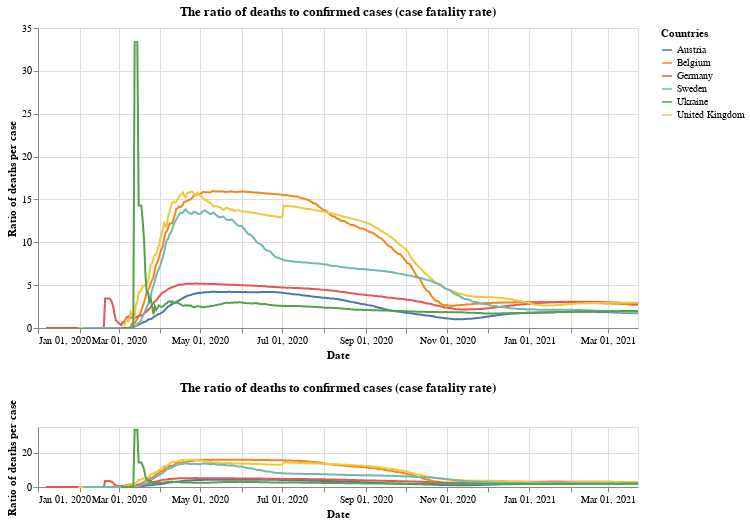

Notebook cell for this chart:
### Markdown cell above
## Case fatality rate

### Code cell
#collapse
base = alt.Chart(x_small).mark_line().encode(
    x=alt.X("yearmonthdate(date):T", axis=alt.Axis(title='Date')),
    y=alt.Y("ratio:Q", axis=alt.Axis(title='Ratio of deaths per case')),
    tooltip='id',
    color=alt.Color('id', legend=alt.Legend(title="Countries")),
opacity=alt.condition(leg_selection, alt.value(1), alt.value(0.2))
).add_selection(leg_selection).properties(title='The ratio of deaths to confirmed cases (case fatality rate)', width=600)

upper = base.encode(
    alt.X('yearmonthdate(date):T',axis=alt.Axis(title='Date'),
          scale=alt.Scale(domain=brush))
)

lower = base.properties(
    height=60
).add_selection(brush)

upper & lower

### Figure 1 — Vega-Lite specification as saved in the notebook (floating-point values rounded to 4 significant figures; data arrays with more than 128 entries replaced by an {"elided": "..."} marker saying what was removed)
{"config": {"view": {"continuousWidth": 400, "continuousHeight": 300}}, "vconcat": [{"mark": "line", "encoding": {"color": {"type": "nominal", "field": "id", "legend": {"title": "Countries"}}, "opacity": {"condition": {"value": 1, "selection": "selector001"}, "value": 0.2}, "tooltip": {"type": "nominal", "field": "id"}, "x": {"type": "temporal", "axis": {"title": "Date"}, "field": "date", "scale": {"domain": {"selection": "selector004"}}, "timeUnit": "yearmonthdate"}, "y": {"type": "quantitative", "axis": {"title": "Ratio of deaths per case"}, "field": "ratio"}}, "selection": {"selector001": {"type": "multi", "fields": ["id"], "bind": "legend"}}, "title": "The ratio of deaths to confirmed cases (case fatality rate)", "width": 600}, {"mark": "line", "encoding": {"color": {"type": "nominal", "field": "id", "legend": {"title": "Countries"}}, "opacity": {"condition": {"value": 1, "selection": "selector001"}, "value": 0.2}, "tooltip": {"type": "nominal", "field": "id"}, "x": {"type": "temporal", "axis": {"title": "Date"}, "field": "date", "timeUnit": "yearmonthdate"}, "y": {"type": "quantitative", "axis": {"title": "Ratio of deaths per case"}, "field": "ratio"}}, "height": 60, "selection": {"selector001": {"type": "multi", "fields": ["id"], "bind": "legend"}, "selector004": {"type": "interval", "encodings": ["x"]}}, "title": "The ratio of deaths to confirmed cases (case fatality rate)", "width": 600}], "data": {"name": "data-7e427e4250731b57272ed8f0f6c20024"}, "$schema": "https://vega.github.io/schema/vega-lite/v4.8.1.json", "datasets": {"data-7e427e4250731b57272ed8f0f6c20024": {"elided": "2688 records"}}}
